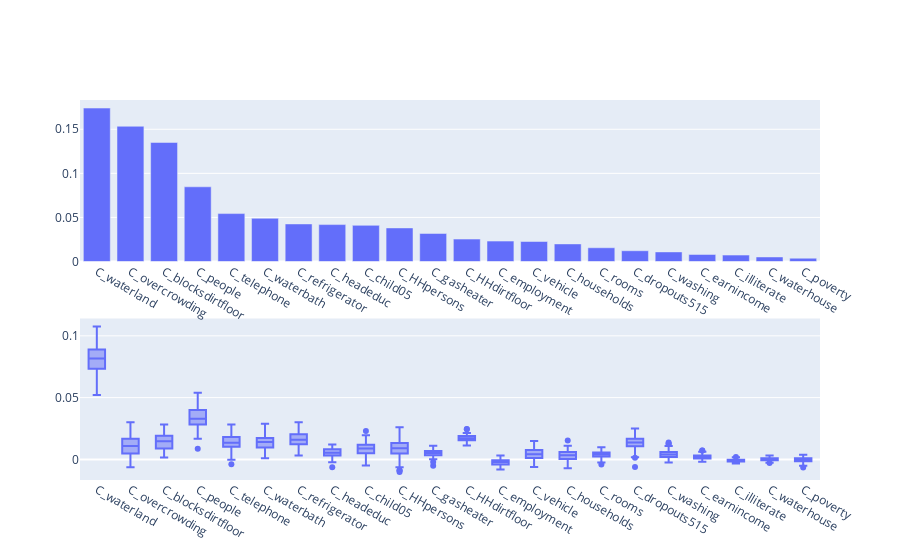

The cell this chart's notebook holds for it:
### Code cell
plot_feature_importance(df_survey_train, df_survey_test, df_census_train, df_census_test, GradientBoostingRegressor(), ['S_instcement'])

### Figure 1 — Plotly figure (JSON) as saved in the notebook; plotly's stock layout.template omitted (floating-point values rounded to 4 significant figures; data arrays with more than 128 entries replaced by an {"elided": "..."} marker saying what was removed)
{"data": [{"type": "bar", "x": ["C_waterland", "C_overcrowding", "C_blocksdirtfloor", "C_people", "C_telephone", "C_waterbath", "C_refrigerator", "C_headeduc", "C_child05", "C_HHpersons", "C_gasheater", "C_HHdirtfloor", "C_employment", "C_vehicle", "C_households", "C_rooms", "C_dropouts515", "C_washing", "C_earnincome", "C_illiterate", "C_waterhouse", "C_poverty"], "xaxis": "x", "y": [0.1741, 0.1534, 0.135, 0.08475, 0.05435, 0.04901, 0.04261, 0.04188, 0.04101, 0.03808, 0.03179, 0.02543, 0.02314, 0.02267, 0.01996, 0.01557, 0.0122, 0.01088, 0.007972, 0.007289, 0.005152, 0.003735], "yaxis": "y"}, {"alignmentgroup": "True", "hovertemplate": "variable=%{x}<br>value=%{y}<extra></extra>", "legendgroup": "", "marker": {"color": "#636efa"}, "name": "", "notched": false, "offsetgroup": "", "orientation": "v", "showlegend": false, "type": "box", "x": {"elided": "2200 str values"}, "x0": " ", "xaxis": "x2", "y": {"elided": "2200 float values"}, "y0": " ", "yaxis": "y2"}], "layout": {"autosize": true, "showlegend": false, "xaxis": {"anchor": "y", "autorange": true, "domain": [0, 1], "range": [-0.5, 21.5], "type": "category"}, "xaxis2": {"anchor": "y2", "autorange": true, "domain": [0, 1], "range": [-0.5, 21.5], "type": "category"}, "yaxis": {"anchor": "x", "autorange": true, "domain": [0.575, 1], "range": [0, 0.1832], "type": "linear"}, "yaxis2": {"anchor": "x2", "autorange": true, "domain": [0, 0.425], "range": [-0.01667, 0.114], "type": "linear"}}}
